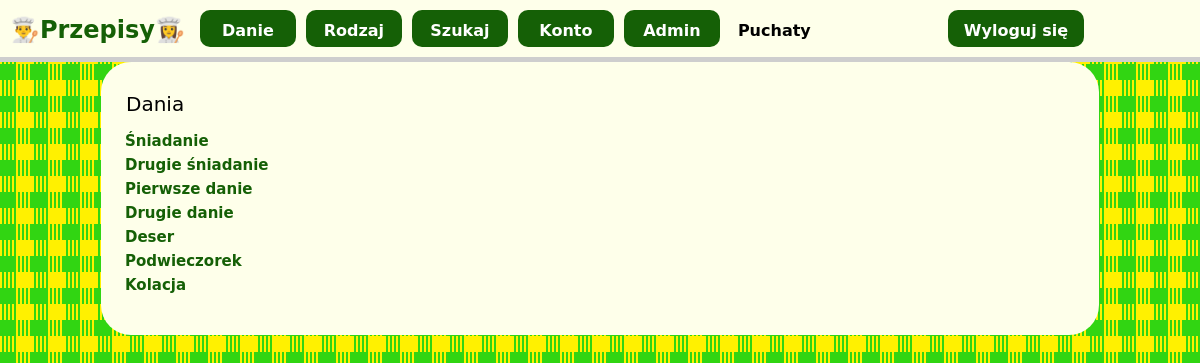
Screenshot of /common/enlisted.php?type=meal (signed in) with the database file from the repository.
### tables this page shows
CREATE TABLE meals
(
	meal_id INT NOT NULL AUTO_INCREMENT PRIMARY KEY,
    meal VARCHAR(18)
);

### common/enlisted.php (the view, shortened to what this page needs)
<?php
    require_once('../common/head.php');
	require_once('../common/database.php'); ?>
<body>
	<?php
		require_once($common."navbar.php");
		$query = "";
        $is_filtered = isset($_GET['id']);
        if ($is_filtered)
        {
			switch ($_GET['type']) {
				case 'category':
					$query = 'SELECT * FROM recipes_for_category WHERE category_id = ' . $_GET['id'];
					break;
				case 'meal':
					$query = 'SELECT * FROM recipes_for_meal WHERE meal_id = ' . $_GET['id'];
					break;
				case 'recipe_by_user':
					$query = 'SELECT * FROM recipes_for_user WHERE user_id = ' . $_GET['id'];
					break;
			}
		}
        else
        {
			switch ($_GET['type']) {
				case 'meal':
					$query = 'SELECT * FROM meals';
					break;
			}
		}
		$result = $connection->query($query);
		$row = $result->fetch_assoc();
		echo '<div id="content">
		<div>';
        if ($is_filtered)
		{
			switch ($_GET['type'])
			{
				case 'category':
					echo '<h2 class="header"> '.$row['category'].' </h2>';
					break;
				case 'meal':
					echo '<h2 class="header"> '.$row['meal'].' </h2>';
					break;
				case 'recipe_by_user':
					echo '<h2 class="header"> Przepisy użytkownika '.$row['user_name'].' </h2>';
					break;
			}
			do
			{
				echo '<div class="tile">
				 <a href="'.$recipes.'recipe.php?recipe_id='.$row['recipe_id'].'">
					<p class="small_header"> '.$row['title'].' </p>
					<p class="text"> '.$row['description'].' </p>
				</a>
			</div>';
			} while ($row = $result->fetch_assoc());
        }
		else
        {
			switch ($_GET['type'])
			{
				case 'meal':
					echo '<h2 class="header"> Dania </h2>';
					break;
			}
            echo '<ul class="category_list">';
			do
			{
				echo '<li class="navbar_menu">
				 <a href="'.$common.'enlisted.php?id='.$row[$_GET['type'].'_id'].'&type='.$_GET['type'].'">
					'.$row[$_GET['type']].'
				</a>
			</li>';
			} while ($row = $result->fetch_assoc());
            echo '</ul>';
        }
		echo '<div class="clear"></div>
			</div>
		</div>';
	?>
</body>

### common/style.css (style rules this page uses)
:root { --green_primary: #156006; --green_secondary: #32d511; --lighter_background: #feffea; --border_color: #cecece; }
html { font-family: DejaVu Sans, sans-serif; }
body { margin: 0; background-image: url(bg2.jpg); }
.navbar_menu { margin: 0 4px 6px 4px; list-style: none; font-size: 15px; }
.navbar_menu a { background-color: var(--lighter_background); }
.category_list { margin-left: -45px; font-weight: 600; }
#content > div { width: 79%; margin-left: auto; margin-right: auto; padding: 25px; background-color: var(--lighter_background); border-radius: 30px; }
.header { margin: 5px 5px 5px 0; font-weight: 400; font-size: 20px; }

### rows the page displays
meals: meal "Śniadanie"
meals: meal "Drugie śniadanie"
meals: meal "Pierwsze danie"
meals: meal "Drugie danie"
meals: meal "Deser"
meals: meal "Podwieczorek"
meals: meal "Kolacja"

### other values shown
$_SESSION['user_name'] "Puchaty"
